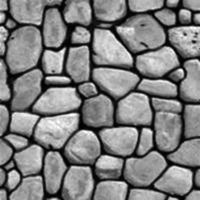
#> input picture build/TrainingImages/source.png, 200 x 200 px
$ python test.py
#> lines starting #> are read from the running program, lines starting #| are printed output that depends on the picture
#!/usr/bin/env python
# -*- coding: UTF-8 -*-

import imageio
from scipy import ndimage
import matplotlib.pyplot as plt
import numpy
import math
from g2s import run as g2s

source=imageio.imread('../TrainingImages/source.png')/255.
#> source: shape (200, 200) float64; min 0, max 1, mean 0.501
destination=numpy.nan*numpy.ones(shape=(200,200));
serverAddress='localhost';
verbose = True;

# conditional
pourcantage=0.25; # 0.25%
conDestination=destination;
sizeDest=numpy.size(conDestination);
position1=numpy.random.permutation(sizeDest)[1:math.ceil(sizeDest*pourcantage/100)];
position2=numpy.random.permutation(sizeDest)[1:math.ceil(sizeDest*pourcantage/100)];
conDestination.reshape(sizeDest,1)[position1]=source.reshape(sizeDest,1)[position2];

# Categorical
sourceCat=imageio.imread('../TrainingImages/gobi_dune.png');
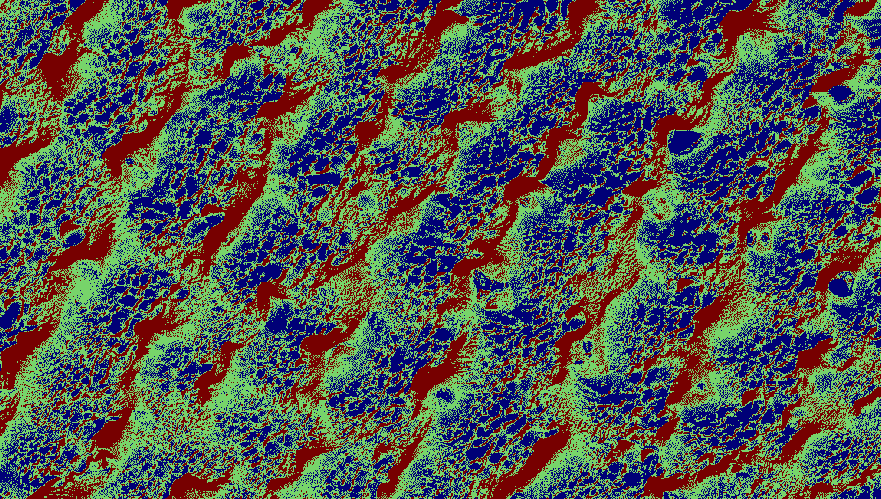
#> input picture build/TrainingImages/gobi_dune.png, 881 x 499 px
#> sourceCat is the input picture: shape (499, 881, 3); mean R, G, B 81.1, 86.1, 81
sourceCat=sourceCat[:math.floor(numpy.size(sourceCat,0)/2),:math.floor(numpy.size(sourceCat,1)/2),2];
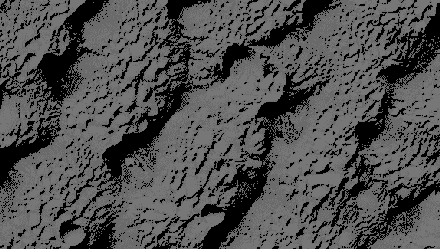
#> sourceCat: shape (249, 440); min 0, max 119, mean 79.7
sourceCat=sourceCat/1.;

# simple echo
#> (the run stopped early here; a loop or call above may not have finished)
